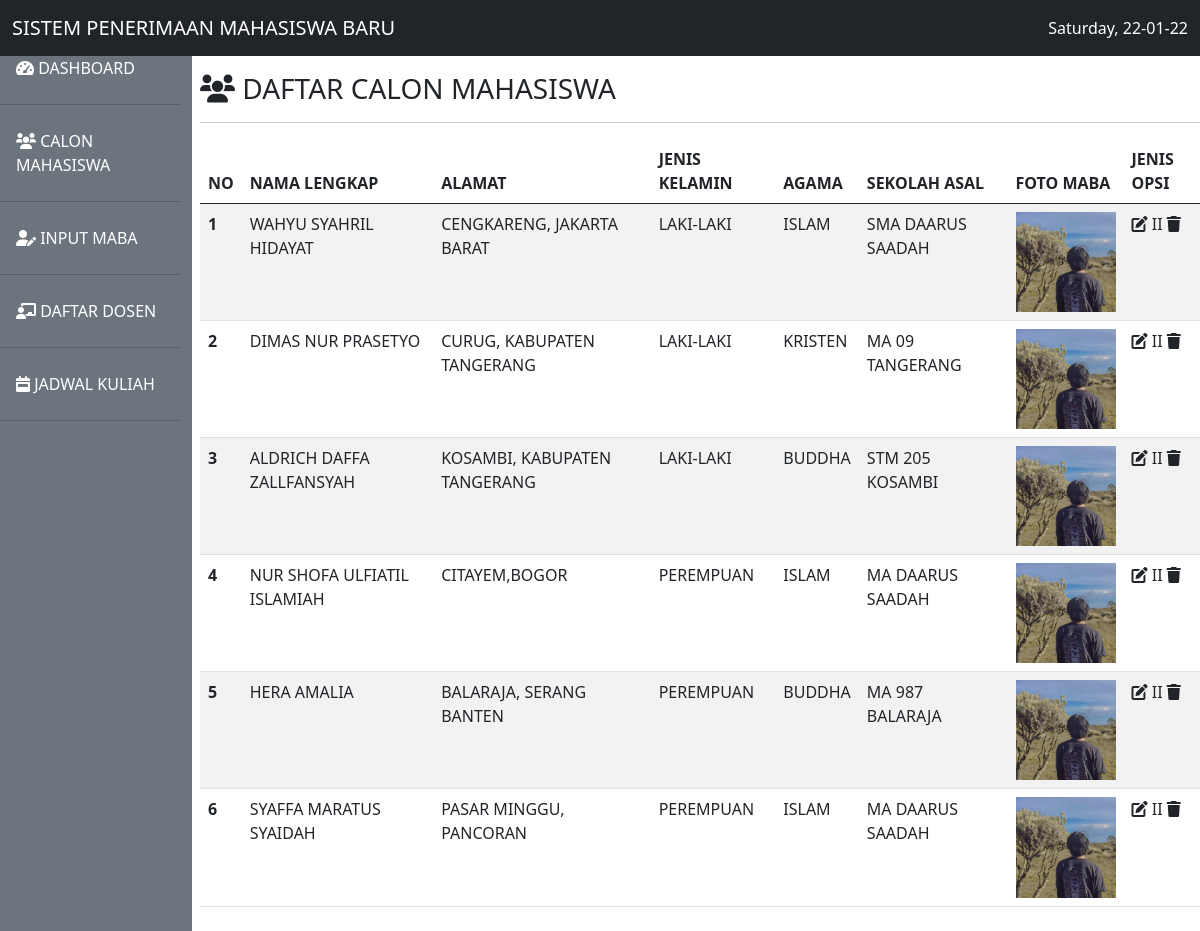
The page /ekt2_1904030123/view.php on the database its author committed.
### tables this page shows
CREATE TABLE `calon_mhs` (
  `id` int(11) NOT NULL,
  `nama` varchar(40) NOT NULL,
  `alamat` varchar(255) NOT NULL,
  `jenis_kelamin` varchar(9) NOT NULL,
  `agama` varchar(9) NOT NULL,
  `sekolah_asal` varchar(20) NOT NULL,
  `foto` varchar(20) NOT NULL
);

### ekt2_1904030123/koneksi.php (called while the page is built)
<?php
$host = 'localhost';
$user = 'root';
$pass = '';
$db   = 'wpsmt5';
$conn = mysqli_connect($host, $user, $pass, $db);
$result = mysqli_query($conn, 'SELECT * FROM calon_mhs');
?>

### ekt2_1904030123/view.php (the view, shortened to what this page needs)
<?php
include 'koneksi.php';
?>
<!doctype html>
<html lang="en">
  <head>
    <link href="tema/bootstrap/css/bootstrap.min.css" rel="stylesheet">
    <link rel= "stylesheet" href="tema/fontawesome/css/all.min.css">
  </head>
  <body>
  <nav class="navbar navbar-expand-lg navbar-light bg-dark fixed-top">
  <div class="container-fluid">
    <a class="navbar-brand text-white" href="#">SISTEM PENERIMAAN MAHASISWA BARU</a>
    <div class="collapse navbar-collapse" id="navbarSupportedContent">
      <div class= "text-white">
        <?php echo date ("l, d-m-y"); ?>
      </div>
    </div>
  </div>
</nav>
<div class ="row mt-4">
  <div  class ="col-md-2 pr-2 pt-4 bg-secondary">
      <ul class="nav flex-column">
      <li class="nav-item">
        <a class="nav-link text-white" aria-current="page" href="#"><i class="fas fa-tachometer-alt"></i> DASHBOARD</a><hr class="bg-dark">
      </li>
      <li class="nav-item">
        <a class="nav-link text-white" href="#"><i class="fas fa-users"></i> CALON MAHASISWA</a><hr>
      </li>
      <li class="nav-item">
        <a class="nav-link text-white" href="#"><i class="fas fa-user-edit"></i> INPUT MABA</a><hr>
      </li>
      <li class="nav-item">
        <a class="nav-link text-white" href="#"><i class="fas fa-chalkboard-teacher"></i> DAFTAR DOSEN</a><hr>
      </li>
      <li class="nav-item">
        <a class="nav-link text-white" href="#"><i class="fas fa-calendar-week"></i> JADWAL KULIAH</a><hr>
      </li>
    </ul>
  </div>
  <div  class ="col-md-10 p-2 pt-5">
  <h3> <i class="fas fa-users"></i> DAFTAR CALON MAHASISWA </h3><hr>
  <table class="table table-striped">
  <thead>
    <tr>
      <th scope="col">NO</th>
      <th scope="col">NAMA LENGKAP</th>
      <th scope="col">ALAMAT</th>
      <th scope="col">JENIS KELAMIN</th>
      <th scope="col">AGAMA</th>
      <th scope="col">SEKOLAH ASAL</th>
      <th scope="col">FOTO MABA</th>
      <th scope="col">JENIS OPSI</th>
    </tr>
  </thead>
  <tbody>
    <?php $no=1;?>
<?php while ($camaba = mysqli_fetch_array($result)){  ?>
    <tr>
      <th scope="row"><?php echo $no;?></th>
      <td><?php echo $camaba[1];?></td>
      <td><?php echo $camaba[2];?></td>
      <td><?php echo $camaba[3];?></td>
      <td><?php echo $camaba[4];?></td>
      <td><?php echo $camaba[5];?></td>
      <td><img src = "foto/FOTO1.jpg " width = "100px"></td>
      <td><i class="fas fa-edit"></i> II <i class="fas fa-trash"></i></td>
    </tr>
    <?php $no++?>
    <?php }?>
  </tbody>
  </table>
  </div>
</div>
  </body>
</html>

### rows shown on the page
calon_mhs: nama "WAHYU SYAHRIL HIDAYAT", alamat "CENGKARENG, JAKARTA BARAT", jenis_kelamin "LAKI-LAKI", agama "ISLAM", sekolah_asal "SMA DAARUS SAADAH"
calon_mhs: nama "DIMAS NUR PRASETYO", alamat "CURUG, KABUPATEN TANGERANG", jenis_kelamin "LAKI-LAKI", agama "KRISTEN", sekolah_asal "MA 09 TANGERANG"
calon_mhs: nama "ALDRICH DAFFA ZALLFANSYAH", alamat "KOSAMBI, KABUPATEN TANGERANG", jenis_kelamin "LAKI-LAKI", agama "BUDDHA", sekolah_asal "STM 205 KOSAMBI"
calon_mhs: nama "NUR SHOFA ULFIATIL ISLAMIAH", alamat "CITAYEM,BOGOR", jenis_kelamin "PEREMPUAN", agama "ISLAM", sekolah_asal "MA DAARUS SAADAH"
calon_mhs: nama "HERA AMALIA", alamat "BALARAJA, SERANG BANTEN", jenis_kelamin "PEREMPUAN", agama "BUDDHA", sekolah_asal "MA 987 BALARAJA"
calon_mhs: nama "SYAFFA MARATUS SYAIDAH", alamat "PASAR MINGGU, PANCORAN", jenis_kelamin "PEREMPUAN", agama "ISLAM", sekolah_asal "MA DAARUS SAADAH"

### other values the page prints
date ("l, d-m-y") "Saturday, 22-01-22"
